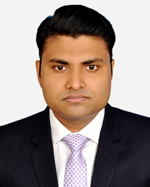
#> input picture images/test.jpg, 150 x 187 px
$ python 40_eyes_detection.py
#> lines starting #> are read from the running program, lines starting #| are printed output that depends on the picture; after the words box and inside, x2 and y2 are one past the last pixel; in counts of white or black regions, pixels touching at a corner belong together
import cv2

face_cascade = cv2.CascadeClassifier('haarcascade_frontalface_default.xml')
eye_cascade = cv2.CascadeClassifier('haarcascade_eye_tree_eyeglasses.xml')

# Read the input image
img = cv2.imread('images/test.jpg')
#> img is the input picture: shape (187, 150, 3); mean B, G, R 133, 138.7, 152.4
gray = cv2.cvtColor(img, cv2.COLOR_BGR2GRAY)
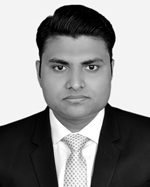
#> gray: shape (187, 150); min 0, max 255, mean 142.1
faces = face_cascade.detectMultiScale(gray, 1.1, 4)
#> faces = [[48, 121, 57, 57], [33, 35, 85, 85]]

for (x, y, w, h) in faces:
    cv2.rectangle(img, (x,y), (x+w, y+h), (255,0,0), 3)
    roi_gray = gray[y:y+h, x:x+w]
    roi_color = img[y:y+h, x:x+w]
    eyes = eye_cascade.detectMultiScale(roi_gray)
    for (ex, ey, ew, eh) in eyes:
        cv2.rectangle(roi_color, (ex, ey), (ex+ew, ey+eh), (0,255,0), 2)
#> this loop made 2 passes
#> (x, y, w, h, eyes) on pass 2: (33, 35, 85, 85, [[45, 18, 25, 25], [16, 22, 21, 21]])
#> pass 1, `roi_gray = gray[y:y+h, x:x+w]`:
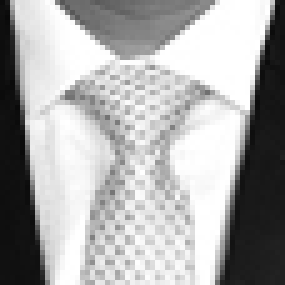
#> roi_gray: shape (57, 57) (shown 5 times larger); min 9, max 255, mean 170.4
#> pass 1, `roi_color = img[y:y+h, x:x+w]`:
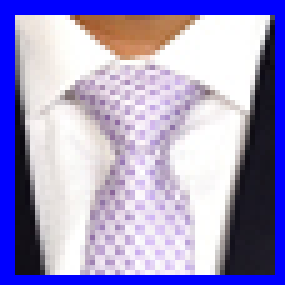
#> roi_color: shape (57, 57, 3) (shown 5 times larger); mean B, G, R 199.7, 152.4, 160.4
#> pass 2, `roi_gray = gray[y:y+h, x:x+w]`:
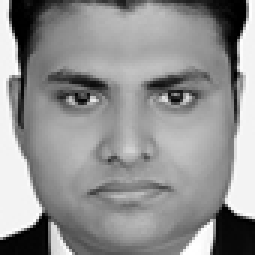
#> roi_gray: shape (85, 85) (shown 3 times larger); min 0, max 255, mean 144.3
#> pass 2, `roi_color = img[y:y+h, x:x+w]`:
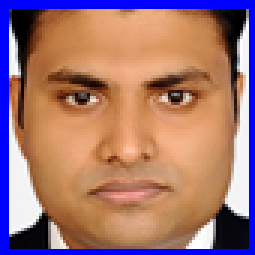
#> roi_color: shape (85, 85, 3) (shown 3 times larger); mean B, G, R 115, 117.1, 161.4
#> after the loop:
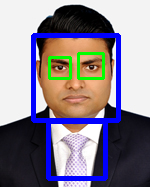
#> img: shape (187, 150, 3); 11.12% of pixels changed, all inside (x1, y1, x2, y2) = (31, 33, 121, 181)
#> after the loop:
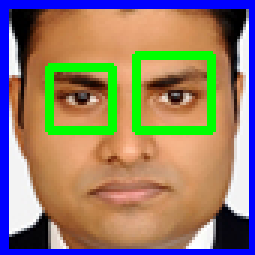
#> roi_color: shape (85, 85, 3) (shown 3 times larger); 7.53% of pixels changed, all inside (x1, y1, x2, y2) = (15, 17, 72, 45)

#Display the output
cv2.imshow('img', img)
cv2.waitKey(0)
cv2.destroyAllWindows()
